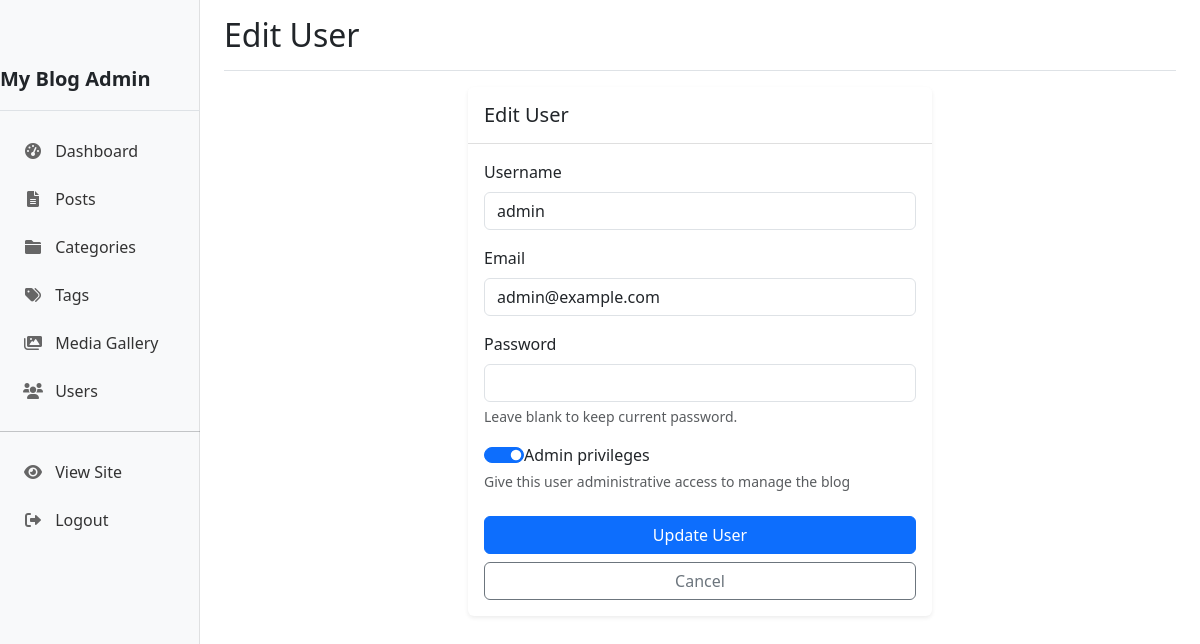
Screenshot of /admin/edit-user/1 (signed in) with the database file from the repository.
### models.py (models this page shows, shortened)
class User(db.Model, UserMixin):
    id = db.Column(db.Integer, primary_key=True)
    username = db.Column(db.String(50), unique=True, nullable=False)
    email = db.Column(db.String(120), unique=True, nullable=False)
    password_hash = db.Column(db.String(128), nullable=False)
    is_admin = db.Column(db.Boolean, default=False)
    created_at = db.Column(db.DateTime, default=datetime.utcnow)
    posts = db.relationship('Post', backref='author', lazy=True)

### routes.py (the view)
    @login_required
    def decorated_function(*args, **kwargs):
        if not current_user.is_admin:
            abort(403)  # Forbidden
        return f(*args, **kwargs)

### app.py (called while the page is built)
@app.after_request
def add_cache_control(response):
    if request.path.startswith('/static'):
        if 'css' in request.path or 'js' in request.path:
            response.cache_control.max_age = 31536000
        elif 'img' in request.path or 'uploads' in request.path:
            response.cache_control.max_age = 604800
    return response

@app.context_processor
def inject_globals():
    categories = Category.query.all()
    popular_tags = Tag.query.join(Tag.posts).group_by(Tag.id).order_by(func.count().desc()).limit(10).all()
    recent_posts = Post.query.filter_by(published=True).order_by(Post.created_at.desc()).limit(5).all()
    current_year = datetime.now().year
    return {
        'categories': categories,
        'popular_tags': popular_tags,
        'recent_posts': recent_posts,
        'current_year': current_year
    }

### models.py (called while the page is built)
@login_manager.user_loader
def load_user(user_id):
    return User.query.get(int(user_id))

### routes.py (called while the page is built, shortened)
def admin_required(f):
    @login_required
    def decorated_function(*args, **kwargs):
        if not current_user.is_admin:
            abort(403)  # Forbidden
        return f(*args, **kwargs)
    decorated_function.__name__ = f.__name__
    return decorated_function

@app.route('/admin/edit-user/<int:user_id>', methods=['GET', 'POST'])
@admin_required
def edit_user(user_id):
    user = User.query.get_or_404(user_id)
    return render_template('admin/user_form.html', title='Edit User', user=user)

### app/templates/admin/user_form.html
{% extends "admin/layout.html" %}
{% block content %}
<div class="row">
    <div class="col-md-6 mx-auto">
        <div class="card border-0 shadow-sm">
            <div class="card-header bg-white">
                <h5 class="card-title mb-0">{% if user %}Edit User{% else %}New User{% endif %}</h5>
            </div>
            <div class="card-body">
                <form method="POST">
                    <div class="mb-3">
                        <label for="username" class="form-label">Username</label>
                        <input type="text" class="form-control" id="username" name="username" value="{{ user.username if user else '' }}" required>
                    </div>
                    <div class="mb-3">
                        <label for="email" class="form-label">Email</label>
                        <input type="email" class="form-control" id="email" name="email" value="{{ user.email if user else '' }}" required>
                    </div>
                    <div class="mb-3">
                        <label for="password" class="form-label">Password</label>
                        <input type="password" class="form-control" id="password" name="password" {% if not user %}required{% endif %}>
                        {% if user %}
                            <div class="form-text">Leave blank to keep current password.</div>
                        {% endif %}
                    </div>
                    <div class="mb-4">
                        <div class="form-check form-switch">
                            <input class="form-check-input" type="checkbox" id="is_admin" name="is_admin" {% if user and user.is_admin %}checked{% endif %}>
                            <label class="form-check-label" for="is_admin">Admin privileges</label>
                        </div>
                        <div class="form-text">Give this user administrative access to manage the blog</div>
                    </div>
                    <div class="d-grid gap-2">
                        <button type="submit" class="btn btn-primary">
                            {% if user %}Update User{% else %}Create User{% endif %}
                        </button>
                        <a href="{{ url_for('admin_users') }}" class="btn btn-outline-secondary">Cancel</a>
                    </div>
                </form>
            </div>
        </div>
    </div>
</div>
{% endblock %}

### app/static/css/admin.css (style rules this page uses)
.card { border: none; box-shadow: 0 0.125rem 0.25rem rgba(0, 0, 0, 0.075); margin-bottom: 1.5rem; transition: transform 0.3s ease, box-shadow 0.3s ease; }
.card-header { background-color: #fff; border-bottom: 1px solid rgba(0, 0, 0, 0.125); padding: 1rem; }
.form-switch .form-check-input { width: 2.5em; }

### rows the page displays
User: username "admin", email "admin@example.com", is_admin "☑"

### other values shown
{{ title }} "Edit User"
